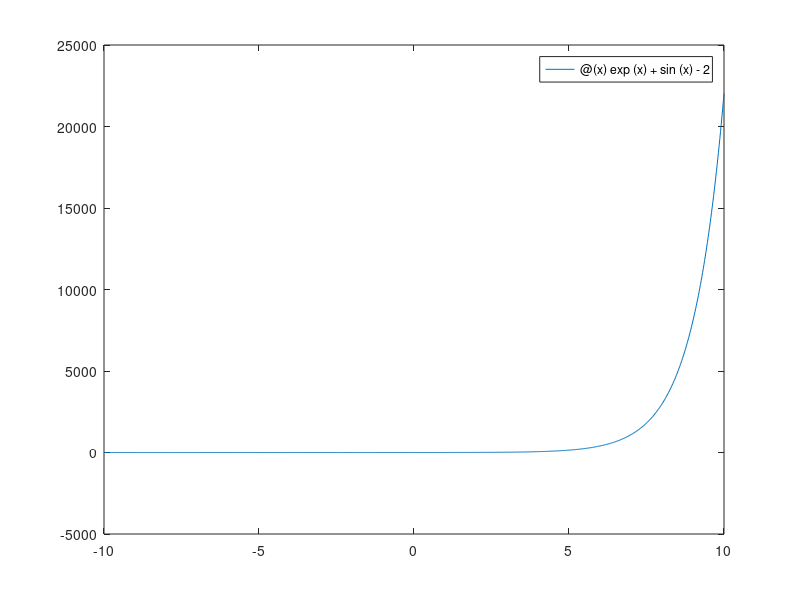
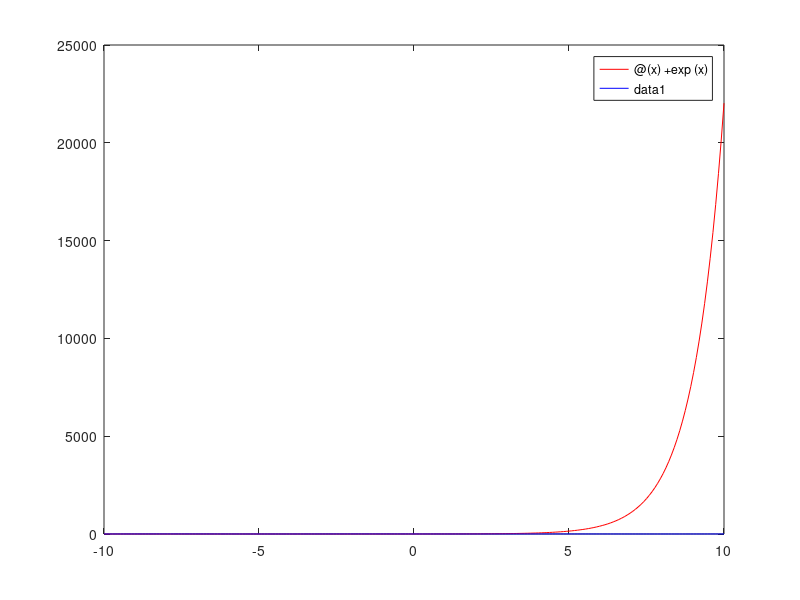

Write MATLAB code to recreate these figures, in order.
f=@ (x)    exp(x)+sin(x)-2

g1=@ (x) +exp(x)
g2=@ (x) -sin(x)+2


figure(1)
fplot(f,[-10 10])


figure(2)
fplot(g1,[-10 10], 'r')
hold %une os graficos
fplot(g2,[-10 10], 'b')